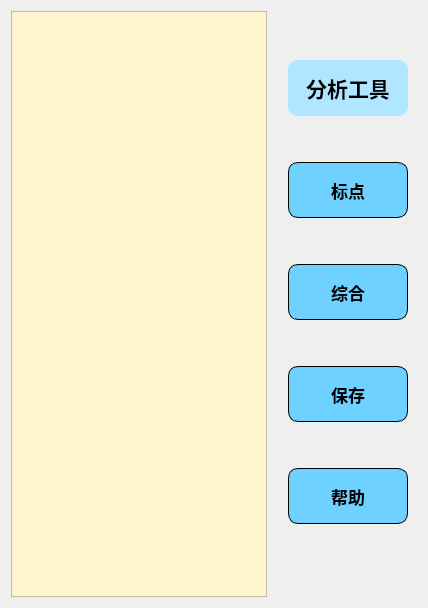
            <widget class="QWidget" name="tab4">
             <attribute name="title">
              <string>花园设计</string>
             </attribute>
             <layout class="QHBoxLayout" name="horizontalLayout_13">
              <item>
               <widget class="QPlainTextEdit" name="plain4">
                <property name="font">
                 <font>
                  <pointsize>12</pointsize>
                 </font>
                </property>
                <property name="styleSheet">
                 <string notr="true">background-color: rgb(255, 244, 205);</string>
                </property>
                <property name="placeholderText">
                 <string/>
                </property>
               </widget>
              </item>
              <item>
               <widget class="QWidget" name="widget_5" native="true"/>
              </item>
              <item>
               <widget class="QWidget" name="widget_13" native="true">
                <layout class="QVBoxLayout" name="verticalLayout_15">
                 <item>
                  <spacer name="verticalSpacer_72">
                   <property name="orientation">
                    <enum>Qt::Vertical</enum>
                   </property>
                   <property name="sizeHint" stdset="0">
                    <size>
                     <width>20</width>
                     <height>40</height>
                    </size>
                   </property>
                  </spacer>
                 </item>
                 <item>
                  <widget class="QLabel" name="ana4">
                   <property name="minimumSize">
                    <size>
                     <width>120</width>
                     <height>56</height>
                    </size>
                   </property>
                   <property name="font">
                    <font>
                     <pointsize>16</pointsize>
                     <weight>75</weight>
                     <bold>true</bold>
                    </font>
                   </property>
                   <property name="styleSheet">
                    <string notr="true">#ana4{
	background-color: rgb(176, 230, 255);
	border-radius:10px;

}</string>
                   </property>
                   <property name="text">
                    <string>分析工具</string>
                   </property>
                   <property name="alignment">
                    <set>Qt::AlignCenter</set>
                   </property>
                  </widget>
                 </item>
                 <item>
                  <spacer name="verticalSpacer_73">
                   <property name="orientation">
                    <enum>Qt::Vertical</enum>
                   </property>
                   <property name="sizeHint" stdset="0">
                    <size>
                     <width>20</width>
                     <height>40</height>
                    </size>
                   </property>
                  </spacer>
                 </item>
                 <item>
                  <widget class="QPushButton" name="point4">
                   <property name="sizePolicy">
                    <sizepolicy hsizetype="Preferred" vsizetype="Fixed">
                     <horstretch>0</horstretch>
                     <verstretch>0</verstretch>
                    </sizepolicy>
                   </property>
                   <property name="minimumSize">
                    <size>
                     <width>120</width>
                     <height>56</height>
                    </size>
                   </property>
                   <property name="font">
                    <font>
                     <pointsize>13</pointsize>
                     <weight>75</weight>
                     <bold>true</bold>
                    </font>
                   </property>
                   <property name="styleSheet">
                    <string notr="true">#point4{
	background-color: rgb(110, 209, 255);
	color: rgb(0, 0, 0);
	border:1px solid rgb(0,0,0);
	border-radius:10px;
	Width:60;
Height:36
}
#point4:hover {
	background-color: rgb(255, 255, 255);
	color: rgb(0, 0, 0);
}
#point4:pressed {
	padding-top:3px;
	padding-left:3px;
}


</string>
                   </property>
                   <property name="text">
                    <string>标点</string>
                   </property>
                   <property name="icon">
                    <iconset>
                     <normaloff>:/img/imag/analyse/3.png</normaloff>:/img/imag/analyse/3.png</iconset>
                   </property>
                   <property name="iconSize">
                    <size>
                     <width>20</width>
                     <height>20</height>
                    </size>
                   </property>
                  </widget>
                 </item>
                 <item>
                  <spacer name="verticalSpacer_76">
                   <property name="orientation">
                    <enum>Qt::Vertical</enum>
                   </property>
                   <property name="sizeHint" stdset="0">
                    <size>
                     <width>20</width>
                     <height>40</height>
                    </size>
                   </property>
                  </spacer>
                 </item>
                 <item>
                  <widget class="QPushButton" name="syn4">
                   <property name="sizePolicy">
                    <sizepolicy hsizetype="Preferred" vsizetype="Fixed">
                     <horstretch>0</horstretch>
                     <verstretch>0</verstretch>
                    </sizepolicy>
                   </property>
                   <property name="minimumSize">
                    <size>
                     <width>120</width>
                     <height>56</height>
                    </size>
                   </property>
                   <property name="font">
                    <font>
                     <pointsize>13</pointsize>
                     <weight>75</weight>
                     <bold>true</bold>
                    </font>
                   </property>
                   <property name="styleSheet">
                    <string notr="true">#syn4{
	background-color: rgb(110, 209, 255);
	color: rgb(0, 0, 0);
	border:1px solid rgb(0,0,0);
	border-radius:10px;
	Width:60;
	Height:36
}
#syn4:hover {
	background-color: rgb(255, 255, 255);
	color: rgb(0, 0, 0);
}
#syn4:pressed {
	padding-top:3px;
	padding-left:3px;
}


</string>
                   </property>
                   <property name="text">
                    <string>综合</string>
                   </property>
                   <property name="icon">
                    <iconset>
                     <normaloff>:/img/imag/analyse/1.png</normaloff>:/img/imag/analyse/1.png</iconset>
                   </property>
                   <property name="iconSize">
                    <size>
                     <width>20</width>
                     <height>20</height>
                    </size>
                   </property>
                  </widget>
                 </item>
                 <item>
                  <spacer name="verticalSpacer_77">
                   <property name="orientation">
                    <enum>Qt::Vertical</enum>
                   </property>
                   <property name="sizeHint" stdset="0">
                    <size>
                     <width>20</width>
                     <height>40</height>
                    </size>
                   </property>
                  </spacer>
                 </item>
                 <item>
                  <widget class="QPushButton" name="save4">
                   <property name="sizePolicy">
                    <sizepolicy hsizetype="Preferred" vsizetype="Fixed">
                     <horstretch>0</horstretch>
                     <verstretch>0</verstretch>
                    </sizepolicy>
                   </property>
                   <property name="minimumSize">
                    <size>
                     <width>120</width>
                     <height>56</height>
                    </size>
                   </property>
                   <property name="font">
                    <font>
                     <pointsize>13</pointsize>
                     <weight>75</weight>
                     <bold>true</bold>
                    </font>
                   </property>
                   <property name="styleSheet">
                    <string notr="true">#save4{
	background-color: rgb(110, 209, 255);
	color: rgb(0, 0, 0);
	border:1px solid rgb(0,0,0);
	border-radius:10px;
	Width:60;
Height:36
}
#save4:hover {
	background-color: rgb(255, 255, 255);
	color: rgb(0, 0, 0);
}
#save4:pressed {
	padding-top:3px;
	padding-left:3px;
}


</string>
                   </property>
                   <property name="text">
                    <string>保存</string>
                   </property>
                   <property name="icon">
                    <iconset>
                     <normaloff>:/img/imag/analyse/save.png</normaloff>:/img/imag/analyse/save.png</iconset>
                   </property>
                   <property name="iconSize">
                    <size>
                     <width>20</width>
                     <height>20</height>
                    </size>
                   </property>
                  </widget>
                 </item>
                 <item>
                  <spacer name="verticalSpacer_78">
                   <property name="orientation">
                    <enum>Qt::Vertical</enum>
                   </property>
                   <property name="sizeHint" stdset="0">
                    <size>
                     <width>20</width>
                     <height>40</height>
                    </size>
                   </property>
                  </spacer>
                 </item>
                 <item>
                  <widget class="QPushButton" name="help4">
                   <property name="sizePolicy">
                    <sizepolicy hsizetype="Preferred" vsizetype="Fixed">
                     <horstretch>0</horstretch>
                     <verstretch>0</verstretch>
                    </sizepolicy>
                   </property>
                   <property name="minimumSize">
                    <size>
                     <width>120</width>
                     <height>56</height>
                    </size>
                   </property>
                   <property name="font">
                    <font>
                     <pointsize>13</pointsize>
                     <weight>75</weight>
                     <bold>true</bold>
                    </font>
                   </property>
                   <property name="styleSheet">
                    <string notr="true">#help4{
	background-color: rgb(110, 209, 255);
	color: rgb(0, 0, 0);
	border:1px solid rgb(0,0,0);
	border-radius:10px;
	Width:60;
Height:36
}
#help4:hover {
	background-color: rgb(255, 255, 255);
	color: rgb(0, 0, 0);
}
#help4:pressed {
	padding-top:3px;
	padding-left:3px;
}


</string>
                   </property>
                   <property name="text">
                    <string>帮助</string>
                   </property>
                   <property name="icon">
                    <iconset>
                     <normaloff>:/img/imag/help.png</normaloff>:/img/imag/help.png</iconset>
                   </property>
                   <property name="iconSize">
                    <size>
                     <width>20</width>
                     <height>20</height>
                    </size>
                   </property>
                  </widget>
                 </item>
                 <item>
                  <spacer name="verticalSpacer_79">
                   <property name="orientation">
                    <enum>Qt::Vertical</enum>
                   </property>
                   <property name="sizeHint" stdset="0">
                    <size>
                     <width>20</width>
                     <height>40</height>
                    </size>
                   </property>
                  </spacer>
                 </item>
                 <item>
                  <widget class="QWidget" name="widget_22" native="true">
                   <layout class="QHBoxLayout" name="horizontalLayout_25"/>
                  </widget>
                 </item>
                </layout>
               </widget>
              </item>
             </layout>
            </widget>
